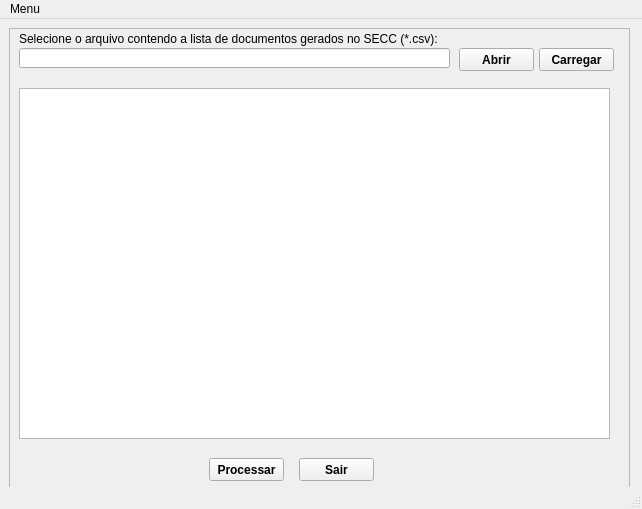
<?xml version="1.0" encoding="UTF-8"?>
<ui version="4.0">
 <class>MainWindow</class>
 <widget class="QMainWindow" name="MainWindow">
  <property name="geometry">
   <rect>
    <x>0</x>
    <y>0</y>
    <width>642</width>
    <height>509</height>
   </rect>
  </property>
  <property name="windowTitle">
   <string>Envio de Notificações SECC</string>
  </property>
  <widget class="QWidget" name="centralwidget">
   <widget class="QWidget" name="verticalLayoutWidget">
    <property name="geometry">
     <rect>
      <x>9</x>
      <y>9</y>
      <width>621</width>
      <height>461</height>
     </rect>
    </property>
    <layout class="QVBoxLayout" name="verticalLayout_2">
     <item>
      <widget class="QFrame" name="frame">
       <property name="frameShape">
        <enum>QFrame::StyledPanel</enum>
       </property>
       <property name="frameShadow">
        <enum>QFrame::Raised</enum>
       </property>
       <widget class="QPushButton" name="pushButton">
        <property name="geometry">
         <rect>
          <x>530</x>
          <y>20</y>
          <width>75</width>
          <height>23</height>
         </rect>
        </property>
        <property name="font">
         <font>
          <pointsize>9</pointsize>
          <weight>75</weight>
          <bold>true</bold>
         </font>
        </property>
        <property name="text">
         <string>Carregar</string>
        </property>
       </widget>
       <widget class="QPushButton" name="pushButton_2">
        <property name="geometry">
         <rect>
          <x>450</x>
          <y>20</y>
          <width>75</width>
          <height>23</height>
         </rect>
        </property>
        <property name="font">
         <font>
          <pointsize>9</pointsize>
          <weight>75</weight>
          <bold>true</bold>
         </font>
        </property>
        <property name="text">
         <string>Abrir</string>
        </property>
       </widget>
       <widget class="QLineEdit" name="lineEdit">
        <property name="geometry">
         <rect>
          <x>10</x>
          <y>20</y>
          <width>431</width>
          <height>20</height>
         </rect>
        </property>
       </widget>
       <widget class="QTableView" name="tableView">
        <property name="geometry">
         <rect>
          <x>10</x>
          <y>60</y>
          <width>591</width>
          <height>351</height>
         </rect>
        </property>
       </widget>
       <widget class="QLabel" name="label">
        <property name="geometry">
         <rect>
          <x>10</x>
          <y>0</y>
          <width>441</width>
          <height>21</height>
         </rect>
        </property>
        <property name="font">
         <font>
          <pointsize>9</pointsize>
         </font>
        </property>
        <property name="text">
         <string>Selecione o arquivo contendo a lista de documentos gerados no SECC (*.csv):</string>
        </property>
       </widget>
       <widget class="QPushButton" name="pushButton_3">
        <property name="geometry">
         <rect>
          <x>200</x>
          <y>430</y>
          <width>75</width>
          <height>23</height>
         </rect>
        </property>
        <property name="font">
         <font>
          <pointsize>9</pointsize>
          <weight>75</weight>
          <bold>true</bold>
         </font>
        </property>
        <property name="text">
         <string>Processar</string>
        </property>
       </widget>
       <widget class="QPushButton" name="pushButton_4">
        <property name="geometry">
         <rect>
          <x>290</x>
          <y>430</y>
          <width>75</width>
          <height>23</height>
         </rect>
        </property>
        <property name="font">
         <font>
          <pointsize>9</pointsize>
          <weight>75</weight>
          <bold>true</bold>
         </font>
        </property>
        <property name="text">
         <string>Sair</string>
        </property>
       </widget>
      </widget>
     </item>
    </layout>
   </widget>
  </widget>
  <widget class="QMenuBar" name="menubar">
   <property name="geometry">
    <rect>
     <x>0</x>
     <y>0</y>
     <width>642</width>
     <height>21</height>
    </rect>
   </property>
   <widget class="QMenu" name="menuMenu">
    <property name="title">
     <string>Menu</string>
    </property>
    <addaction name="actionSair"/>
   </widget>
   <addaction name="menuMenu"/>
  </widget>
  <widget class="QStatusBar" name="statusbar"/>
  <action name="actionQuit">
   <property name="text">
    <string>Quit</string>
   </property>
  </action>
  <action name="actionSair">
   <property name="icon">
    <iconset resource="icons.qrc">
     <normaloff>:/quit-png-8.png</normaloff>:/quit-png-8.png</iconset>
   </property>
   <property name="text">
    <string>Sair</string>
   </property>
   <property name="shortcut">
    <string>Ctrl+Q</string>
   </property>
  </action>
 </widget>
 <resources>
  <include location="icons.qrc"/>
 </resources>
 <connections/>
</ui>
